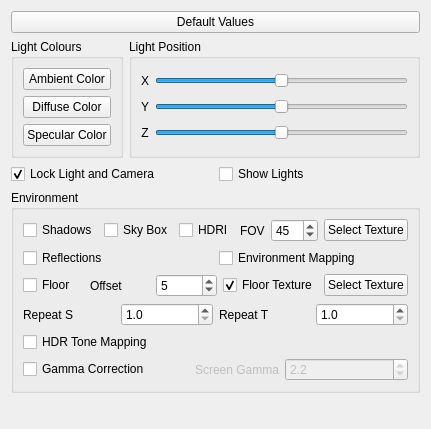
                <widget class="QWidget" name="pageEnvSettings">
                 <property name="geometry">
                  <rect>
                   <x>0</x>
                   <y>0</y>
                   <width>419</width>
                   <height>429</height>
                  </rect>
                 </property>
                 <attribute name="label">
                  <string>Visualization Environment Settings</string>
                 </attribute>
                 <layout class="QGridLayout" name="gridLayout_18">
                  <item row="1" column="0">
                   <widget class="QGroupBox" name="groupBox_9">
                    <property name="minimumSize">
                     <size>
                      <width>0</width>
                      <height>0</height>
                     </size>
                    </property>
                    <property name="title">
                     <string>Light Colours</string>
                    </property>
                    <property name="flat">
                     <bool>true</bool>
                    </property>
                    <layout class="QGridLayout" name="gridLayout_16">
                     <item row="0" column="0">
                      <widget class="QPushButton" name="pushButtonLightAmbient">
                       <property name="styleSheet">
                        <string notr="true"/>
                       </property>
                       <property name="text">
                        <string>Ambient Color</string>
                       </property>
                      </widget>
                     </item>
                     <item row="1" column="0">
                      <widget class="QPushButton" name="pushButtonLightDiffuse">
                       <property name="text">
                        <string>Diffuse Color</string>
                       </property>
                      </widget>
                     </item>
                     <item row="2" column="0">
                      <widget class="QPushButton" name="pushButtonLightSpecular">
                       <property name="text">
                        <string>Specular Color</string>
                       </property>
                      </widget>
                     </item>
                    </layout>
                   </widget>
                  </item>
                  <item row="1" column="1">
                   <widget class="QGroupBox" name="groupBox_14">
                    <property name="title">
                     <string>Light Position</string>
                    </property>
                    <property name="flat">
                     <bool>true</bool>
                    </property>
                    <layout class="QGridLayout" name="gridLayout_5">
                     <item row="1" column="1">
                      <widget class="QSlider" name="sliderLightPosY">
                       <property name="minimum">
                        <number>-200</number>
                       </property>
                       <property name="maximum">
                        <number>200</number>
                       </property>
                       <property name="orientation">
                        <enum>Qt::Orientation::Horizontal</enum>
                       </property>
                      </widget>
                     </item>
                     <item row="0" column="0">
                      <widget class="QLabel" name="lightPosX">
                       <property name="text">
                        <string>X</string>
                       </property>
                       <property name="alignment">
                        <set>Qt::AlignmentFlag::AlignCenter</set>
                       </property>
                      </widget>
                     </item>
                     <item row="0" column="1">
                      <widget class="QSlider" name="sliderLightPosX">
                       <property name="minimum">
                        <number>-200</number>
                       </property>
                       <property name="maximum">
                        <number>200</number>
                       </property>
                       <property name="orientation">
                        <enum>Qt::Orientation::Horizontal</enum>
                       </property>
                      </widget>
                     </item>
                     <item row="1" column="0">
                      <widget class="QLabel" name="lightPosY">
                       <property name="text">
                        <string>Y</string>
                       </property>
                       <property name="alignment">
                        <set>Qt::AlignmentFlag::AlignCenter</set>
                       </property>
                      </widget>
                     </item>
                     <item row="2" column="0">
                      <widget class="QLabel" name="lightPosZ">
                       <property name="text">
                        <string>Z</string>
                       </property>
                       <property name="alignment">
                        <set>Qt::AlignmentFlag::AlignCenter</set>
                       </property>
                      </widget>
                     </item>
                     <item row="2" column="1">
                      <widget class="QSlider" name="sliderLightPosZ">
                       <property name="minimum">
                        <number>-100</number>
                       </property>
                       <property name="maximum">
                        <number>100</number>
                       </property>
                       <property name="value">
                        <number>0</number>
                       </property>
                       <property name="orientation">
                        <enum>Qt::Orientation::Horizontal</enum>
                       </property>
                       <property name="invertedAppearance">
                        <bool>false</bool>
                       </property>
                       <property name="invertedControls">
                        <bool>false</bool>
                       </property>
                       <property name="tickPosition">
                        <enum>QSlider::TickPosition::NoTicks</enum>
                       </property>
                       <property name="tickInterval">
                        <number>0</number>
                       </property>
                      </widget>
                     </item>
                    </layout>
                   </widget>
                  </item>
                  <item row="2" column="0" colspan="2">
                   <layout class="QHBoxLayout" name="horizontalLayout_18">
                    <item>
                     <widget class="QCheckBox" name="checkBoxLockLightCamera">
                      <property name="toolTip">
                       <string>Lock light and camera together</string>
                      </property>
                      <property name="layoutDirection">
                       <enum>Qt::LayoutDirection::LeftToRight</enum>
                      </property>
                      <property name="text">
                       <string>Lock Light and Camera</string>
                      </property>
                      <property name="checked">
                       <bool>true</bool>
                      </property>
                     </widget>
                    </item>
                    <item>
                     <widget class="QCheckBox" name="checkBoxShowLights">
                      <property name="text">
                       <string>Show Lights</string>
                      </property>
                     </widget>
                    </item>
                   </layout>
                  </item>
                  <item row="3" column="0" colspan="2">
                   <widget class="QGroupBox" name="groupBox_2">
                    <property name="title">
                     <string>Environment</string>
                    </property>
                    <property name="flat">
                     <bool>true</bool>
                    </property>
                    <layout class="QGridLayout" name="gridLayout_17">
                     <item row="0" column="0">
                      <layout class="QHBoxLayout" name="horizontalLayout">
                       <item>
                        <widget class="QCheckBox" name="checkBoxShadowMapping">
                         <property name="text">
                          <string>Shadows</string>
                         </property>
                        </widget>
                       </item>
                       <item>
                        <widget class="QCheckBox" name="checkBoxSkyBox">
                         <property name="text">
                          <string>Sky Box</string>
                         </property>
                        </widget>
                       </item>
                       <item>
                        <widget class="QCheckBox" name="checkBoxSkyBoxHDRI">
                         <property name="text">
                          <string>HDRI</string>
                         </property>
                        </widget>
                       </item>
                       <item>
                        <widget class="QLabel" name="label_12">
                         <property name="text">
                          <string>FOV</string>
                         </property>
                        </widget>
                       </item>
                       <item>
                        <widget class="QDoubleSpinBox" name="doubleSpinBoxSkyBoxFOV">
                         <property name="decimals">
                          <number>0</number>
                         </property>
                         <property name="minimum">
                          <double>15.000000000000000</double>
                         </property>
                         <property name="maximum">
                          <double>120.000000000000000</double>
                         </property>
                         <property name="value">
                          <double>45.000000000000000</double>
                         </property>
                        </widget>
                       </item>
                       <item>
                        <widget class="QPushButton" name="pushButtonSkyBoxTex">
                         <property name="text">
                          <string>Select Texture</string>
                         </property>
                        </widget>
                       </item>
                      </layout>
                     </item>
                     <item row="1" column="0">
                      <layout class="QHBoxLayout" name="horizontalLayout_2">
                       <item>
                        <widget class="QCheckBox" name="checkBoxReflections">
                         <property name="text">
                          <string>Reflections</string>
                         </property>
                        </widget>
                       </item>
                       <item>
                        <widget class="QCheckBox" name="checkBoxEnvMapping">
                         <property name="text">
                          <string>Environment Mapping</string>
                         </property>
                        </widget>
                       </item>
                      </layout>
                     </item>
                     <item row="2" column="0">
                      <layout class="QHBoxLayout" name="horizontalLayout_3">
                       <item>
                        <widget class="QCheckBox" name="checkBoxFloor">
                         <property name="text">
                          <string>Floor</string>
                         </property>
                        </widget>
                       </item>
                       <item>
                        <widget class="QLabel" name="label_13">
                         <property name="text">
                          <string>Offset</string>
                         </property>
                        </widget>
                       </item>
                       <item>
                        <widget class="QDoubleSpinBox" name="doubleSpinBoxFloorOffset">
                         <property name="decimals">
                          <number>0</number>
                         </property>
                         <property name="maximum">
                          <double>100.000000000000000</double>
                         </property>
                         <property name="value">
                          <double>5.000000000000000</double>
                         </property>
                        </widget>
                       </item>
                       <item>
                        <widget class="QCheckBox" name="checkBoxFloorTexture">
                         <property name="text">
                          <string>Floor Texture</string>
                         </property>
                         <property name="checked">
                          <bool>true</bool>
                         </property>
                        </widget>
                       </item>
                       <item>
                        <widget class="QPushButton" name="pushButtonFloorTexture">
                         <property name="text">
                          <string>Select Texture</string>
                         </property>
                        </widget>
                       </item>
                      </layout>
                     </item>
                     <item row="3" column="0">
                      <layout class="QHBoxLayout" name="horizontalLayout_4">
                       <item>
                        <widget class="QLabel" name="label_10">
                         <property name="text">
                          <string>Repeat S</string>
                         </property>
                        </widget>
                       </item>
                       <item>
                        <widget class="QDoubleSpinBox" name="doubleSpinBoxRepeatS">
                         <property name="decimals">
                          <number>1</number>
                         </property>
                         <property name="minimum">
                          <double>1.000000000000000</double>
                         </property>
                         <property name="maximum">
                          <double>10.000000000000000</double>
                         </property>
                        </widget>
                       </item>
                       <item>
                        <widget class="QLabel" name="label_11">
                         <property name="text">
                          <string>Repeat T</string>
                         </property>
                        </widget>
                       </item>
                       <item>
                        <widget class="QDoubleSpinBox" name="doubleSpinBoxRepeatT">
                         <property name="decimals">
                          <number>1</number>
                         </property>
                         <property name="minimum">
                          <double>1.000000000000000</double>
                         </property>
                         <property name="maximum">
                          <double>10.000000000000000</double>
                         </property>
                        </widget>
                       </item>
                      </layout>
                     </item>
                     <item row="4" column="0">
                      <widget class="QCheckBox" name="checkBoxHDRToneMapping">
                       <property name="text">
                        <string>HDR Tone Mapping</string>
                       </property>
                      </widget>
                     </item>
                     <item row="5" column="0">
                      <layout class="QHBoxLayout" name="horizontalLayout_9">
                       <item>
                        <widget class="QCheckBox" name="checkBoxGammaCorrection">
                         <property name="text">
                          <string>Gamma Correction</string>
                         </property>
                        </widget>
                       </item>
                       <item>
                        <widget class="QLabel" name="label_22">
                         <property name="enabled">
                          <bool>false</bool>
                         </property>
                         <property name="text">
                          <string>Screen Gamma</string>
                         </property>
                         <property name="alignment">
                          <set>Qt::AlignmentFlag::AlignRight|Qt::AlignmentFlag::AlignTrailing|Qt::AlignmentFlag::AlignVCenter</set>
                         </property>
                        </widget>
                       </item>
                       <item>
                        <widget class="QDoubleSpinBox" name="doubleSpinBoxScreenGamma">
                         <property name="enabled">
                          <bool>false</bool>
                         </property>
                         <property name="decimals">
                          <number>1</number>
                         </property>
                         <property name="minimum">
                          <double>0.100000000000000</double>
                         </property>
                         <property name="maximum">
                          <double>5.000000000000000</double>
                         </property>
                         <property name="singleStep">
                          <double>0.200000000000000</double>
                         </property>
                         <property name="value">
                          <double>2.200000000000000</double>
                         </property>
                        </widget>
                       </item>
                      </layout>
                     </item>
                    </layout>
                   </widget>
                  </item>
                  <item row="4" column="0" colspan="2">
                   <spacer name="verticalSpacer_3">
                    <property name="orientation">
                     <enum>Qt::Orientation::Vertical</enum>
                    </property>
                    <property name="sizeHint" stdset="0">
                     <size>
                      <width>20</width>
                      <height>456</height>
                     </size>
                    </property>
                   </spacer>
                  </item>
                  <item row="0" column="0" colspan="2">
                   <widget class="QPushButton" name="pushButtonDefaultLights">
                    <property name="sizePolicy">
                     <sizepolicy hsizetype="MinimumExpanding" vsizetype="Fixed">
                      <horstretch>0</horstretch>
                      <verstretch>0</verstretch>
                     </sizepolicy>
                    </property>
                    <property name="toolTip">
                     <string>Reset to default light and material</string>
                    </property>
                    <property name="text">
                     <string>Default Values</string>
                    </property>
                   </widget>
                  </item>
                 </layout>
                </widget>
